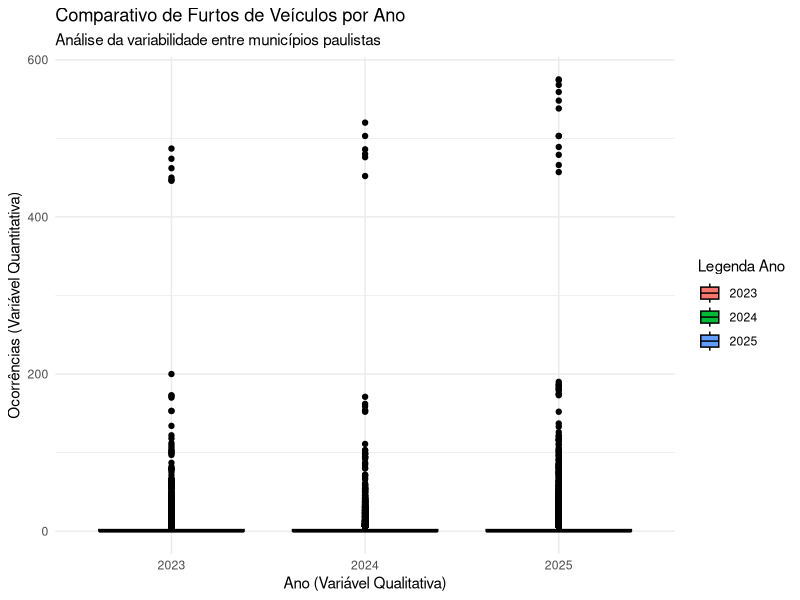

The R source for this figure:
# --- TRABALHO DE ESTATÍSTICA: ANÁLISE DE SEGURANÇA PÚBLICA ---

# 1. Configurações Iniciais
graphics.off() # Fecha qualquer gráfico pendente
setwd("c:/Users/fedut") # Define sua pasta de trabalho

# Carrega a biblioteca gráfica
if(!require(ggplot2)) install.packages("ggplot2")
library(ggplot2)

# 2. Importação dos Dados
dados <- read.csv2("Dataset_Municipios_Estatistica.csv", stringsAsFactors = TRUE)

# 3. Análise Estatística (Medidas de Tendência Central)
# Vamos analisar a variável quantitativa 'FURTO.DE.VEÍCULO'
variavel_quant <- dados$FURTO.DE.VEÍCULO

media_amostral <- mean(variavel_quant, na.rm = TRUE)
media_aparada  <- mean(variavel_quant, trim = 0.05, na.rm = TRUE)
mediana_val    <- median(variavel_quant, na.rm = TRUE)

# Exibe os resultados no terminal
cat("--- Medidas de Tendência Central ---\n")
cat("Média Amostral:", round(media_amostral, 2), "\n")
cat("Média Aparada (5%):", round(media_aparada, 2), "\n")
cat("Mediana:", mediana_val, "\n")

# 4. Geração do Boxplot (Variável Qualitativa no eixo X)
# O as.factor(ANO_ESTATISTICA) transforma o ano em uma categoria (Qualitativa)
png("boxplot_analise_final.png", width = 800, height = 600)

p <- ggplot(dados, aes(x = as.factor(ANO_ESTATISTICA), y = FURTO.DE.VEÍCULO, fill = as.factor(ANO_ESTATISTICA))) +
  geom_boxplot(showfliers = FALSE, color = "black") + # showfliers = FALSE foca na 'caixa'
  labs(title = "Comparativo de Furtos de Veículos por Ano",
       subtitle = "Análise da variabilidade entre municípios paulistas",
       x = "Ano (Variável Qualitativa)", 
       y = "Ocorrências (Variável Quantitativa)",
       fill = "Legenda Ano") +
  theme_minimal()

print(p)
dev.off()

cat("\nSucesso! O gráfico 'boxplot_analise_final.png' foi gerado.\n")
